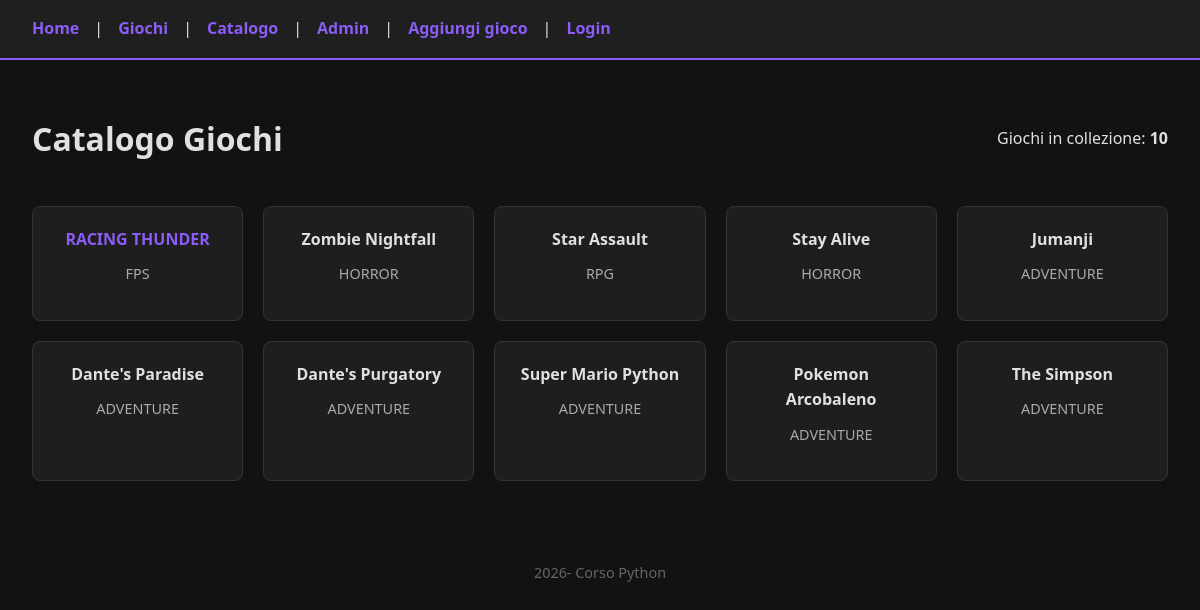
Page /catalogo/ on the earlier database version.
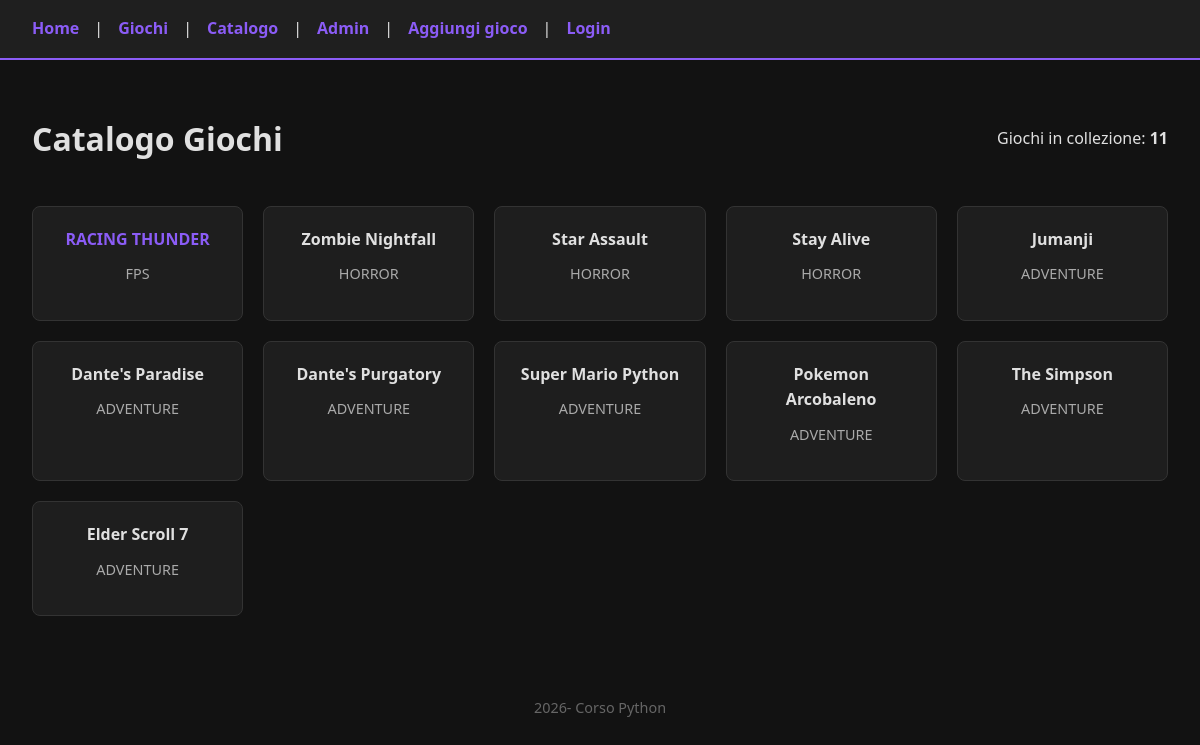
Same page on the later database version.
### videoteca/models.py (models this page shows, shortened)
class Gioco(models.Model):
    titolo = models.CharField(max_length=200)
    categoria = models.CharField(max_length=100)
    anno = models.IntegerField()
    genere = models.CharField(max_length=100, null=True, blank=True)
    recensione = models.TextField(blank=True, null=True)

### videoteca/views.py (the view)
# urls.py: path('catalogo/', views.catalogo, name='catalogo'),
def catalogo(request):
    giochi_db = Gioco.objects.all()
    return render(request, 'videoteca/catalogo.html', {
        'giochi': giochi_db,
        'totalegiochi': giochi_db.count()
    })

### videoteca/templates/videoteca/catalogo.html (shortened to what this page needs)
{% extends 'base.html' %}
{% block content %}
<div style="display: flex; justify-content: space-between; align-items: center; margin-bottom: 20px">
    <h1>Catalogo Giochi</h1>
    <p>Giochi in collezione: <strong>{{ totalegiochi }}</strong></p>
</div>
<ul class="game-grid">
    {% for gioco in giochi %}
        <li class="game-card" style="cursor: pointer"
            onclick="showDetails('{{ gioco.id }}', '{{ gioco.titolo|escapejs }}', '{{ gioco.categoria|escapejs }}', '{{ gioco.recensione|escapejs }}')">
            {% if gioco.categoria == 'FPS' %}
                <strong style="color: #8b5cf6;">{{ gioco.titolo|upper }}</strong>
            {% else %}
                <strong>{{ gioco.titolo }}</strong>
            {% endif %}
            <p style="font-size: 0.9rem; color: #aaa; margin-top: 10px;">
                {{ gioco.categoria }}
            </p>
        </li>
    {% empty %}
        <p>Il vault è vuoto. Inizia ad aggiungere qualche gioco!</p>
    {% endfor %}
</ul>
{% endblock %}

Differences in the rows shown:
changed Gioco "Star Assault": categoria "RPG" → "HORROR"
added Gioco: titolo "Elder Scroll 7", categoria "ADVENTURE"
Other differences:
{{ totalegiochi }}: "10" → "11"
